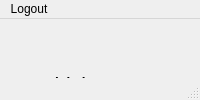
<?xml version="1.0" encoding="UTF-8"?>
<ui version="4.0">
 <class>MainWindow</class>
 <widget class="QMainWindow" name="MainWindow">
  <property name="windowTitle">
   <string>MainWindow</string>
  </property>
  <widget class="QWidget" name="centralwidget">
   <widget class="QLabel" name="label_vehicle_label">
    <property name="geometry">
     <rect>
      <x>30</x>
      <y>20</y>
      <width>301</width>
      <height>91</height>
     </rect>
    </property>
    <property name="font">
     <font>
      <pointsize>16</pointsize>
     </font>
    </property>
    <property name="text">
     <string>Vehicle Department</string>
    </property>
   </widget>
   <widget class="QTableWidget" name="table_bus">
    <property name="geometry">
     <rect>
      <x>50</x>
      <y>170</y>
      <width>691</width>
      <height>91</height>
     </rect>
    </property>
    <column>
     <property name="text">
      <string>Brand</string>
     </property>
    </column>
    <column>
     <property name="text">
      <string>Service begin (date)</string>
     </property>
    </column>
    <column>
     <property name="text">
      <string>Fuel consumption per 1km</string>
     </property>
    </column>
    <column>
     <property name="text">
      <string>Mileage</string>
     </property>
    </column>
   </widget>
   <widget class="QTableWidget" name="table_tram">
    <property name="geometry">
     <rect>
      <x>50</x>
      <y>300</y>
      <width>691</width>
      <height>91</height>
     </rect>
    </property>
    <column>
     <property name="text">
      <string>Brand</string>
     </property>
    </column>
    <column>
     <property name="text">
      <string>Service begin (date)</string>
     </property>
    </column>
    <column>
     <property name="text">
      <string>Electricity consumption per hour</string>
     </property>
    </column>
    <column>
     <property name="text">
      <string>Mileage</string>
     </property>
    </column>
   </widget>
   <widget class="QLabel" name="label_bus">
    <property name="geometry">
     <rect>
      <x>50</x>
      <y>140</y>
      <width>91</width>
      <height>16</height>
     </rect>
    </property>
    <property name="font">
     <font>
      <pointsize>14</pointsize>
     </font>
    </property>
    <property name="text">
     <string>Buses info:</string>
    </property>
   </widget>
   <widget class="QLabel" name="label_tram">
    <property name="geometry">
     <rect>
      <x>50</x>
      <y>270</y>
      <width>91</width>
      <height>16</height>
     </rect>
    </property>
    <property name="font">
     <font>
      <pointsize>14</pointsize>
     </font>
    </property>
    <property name="text">
     <string>Trams info:</string>
    </property>
   </widget>
   <widget class="Line" name="line">
    <property name="geometry">
     <rect>
      <x>-10</x>
      <y>120</y>
      <width>811</width>
      <height>16</height>
     </rect>
    </property>
    <property name="orientation">
     <enum>Qt::Horizontal</enum>
    </property>
   </widget>
   <widget class="Line" name="line_2">
    <property name="geometry">
     <rect>
      <x>0</x>
      <y>400</y>
      <width>821</width>
      <height>16</height>
     </rect>
    </property>
    <property name="orientation">
     <enum>Qt::Horizontal</enum>
    </property>
   </widget>
   <widget class="QLabel" name="label_new_title">
    <property name="geometry">
     <rect>
      <x>20</x>
      <y>420</y>
      <width>141</width>
      <height>16</height>
     </rect>
    </property>
    <property name="font">
     <font>
      <pointsize>14</pointsize>
     </font>
    </property>
    <property name="text">
     <string>New vehicle</string>
    </property>
   </widget>
   <widget class="QLineEdit" name="line_brand">
    <property name="geometry">
     <rect>
      <x>100</x>
      <y>450</y>
      <width>171</width>
      <height>21</height>
     </rect>
    </property>
   </widget>
   <widget class="QLineEdit" name="line_milage">
    <property name="geometry">
     <rect>
      <x>100</x>
      <y>490</y>
      <width>171</width>
      <height>21</height>
     </rect>
    </property>
   </widget>
   <widget class="QLineEdit" name="line_consumption">
    <property name="geometry">
     <rect>
      <x>410</x>
      <y>450</y>
      <width>111</width>
      <height>21</height>
     </rect>
    </property>
   </widget>
   <widget class="QDateEdit" name="date_service">
    <property name="geometry">
     <rect>
      <x>410</x>
      <y>490</y>
      <width>110</width>
      <height>22</height>
     </rect>
    </property>
   </widget>
   <widget class="QRadioButton" name="radioBus">
    <property name="geometry">
     <rect>
      <x>540</x>
      <y>450</y>
      <width>82</width>
      <height>17</height>
     </rect>
    </property>
    <property name="text">
     <string>Bus</string>
    </property>
   </widget>
   <widget class="QRadioButton" name="radioTram">
    <property name="geometry">
     <rect>
      <x>540</x>
      <y>490</y>
      <width>82</width>
      <height>17</height>
     </rect>
    </property>
    <property name="text">
     <string>Tram</string>
    </property>
   </widget>
   <widget class="QLabel" name="label_brand_new">
    <property name="geometry">
     <rect>
      <x>20</x>
      <y>450</y>
      <width>47</width>
      <height>21</height>
     </rect>
    </property>
    <property name="text">
     <string>Brand</string>
    </property>
   </widget>
   <widget class="QLabel" name="label_milage_new">
    <property name="geometry">
     <rect>
      <x>20</x>
      <y>490</y>
      <width>47</width>
      <height>21</height>
     </rect>
    </property>
    <property name="text">
     <string>Mileage</string>
    </property>
   </widget>
   <widget class="QLabel" name="label_consumption_new">
    <property name="geometry">
     <rect>
      <x>300</x>
      <y>450</y>
      <width>101</width>
      <height>21</height>
     </rect>
    </property>
    <property name="text">
     <string>Consumption(100km)</string>
    </property>
   </widget>
   <widget class="QLabel" name="label_service_new">
    <property name="geometry">
     <rect>
      <x>300</x>
      <y>490</y>
      <width>101</width>
      <height>21</height>
     </rect>
    </property>
    <property name="text">
     <string>Service begin</string>
    </property>
   </widget>
   <widget class="QPushButton" name="button_create">
    <property name="geometry">
     <rect>
      <x>630</x>
      <y>460</y>
      <width>101</width>
      <height>41</height>
     </rect>
    </property>
    <property name="text">
     <string>Create</string>
    </property>
   </widget>
   <widget class="QLabel" name="label">
    <property name="geometry">
     <rect>
      <x>580</x>
      <y>0</y>
      <width>171</width>
      <height>121</height>
     </rect>
    </property>
    <property name="text">
     <string/>
    </property>
    <property name="pixmap">
     <pixmap>logos/bus1.png</pixmap>
    </property>
    <property name="scaledContents">
     <bool>true</bool>
    </property>
   </widget>
  </widget>
  <widget class="QMenuBar" name="menubar">
   <property name="geometry">
    <rect>
     <x>0</x>
     <y>0</y>
     <width>777</width>
     <height>21</height>
    </rect>
   </property>
   <widget class="QMenu" name="menuLogout">
    <property name="title">
     <string>Logout</string>
    </property>
    <addaction name="action_back_to_menu"/>
    <addaction name="actionlogout"/>
   </widget>
   <addaction name="menuLogout"/>
  </widget>
  <widget class="QStatusBar" name="statusbar"/>
  <action name="actionlogout">
   <property name="text">
    <string>logout</string>
   </property>
  </action>
  <action name="action_back_to_menu">
   <property name="text">
    <string>Back to menu</string>
   </property>
  </action>
 </widget>
 <resources/>
 <connections/>
</ui>
